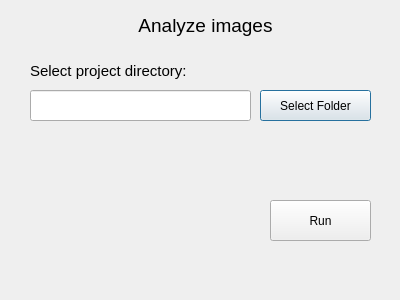
<?xml version="1.0" encoding="UTF-8"?>
<ui version="4.0">
 <class>Dialog</class>
 <widget class="QDialog" name="Dialog">
  <property name="geometry">
   <rect>
    <x>0</x>
    <y>0</y>
    <width>400</width>
    <height>300</height>
   </rect>
  </property>
  <property name="windowTitle">
   <string>Dialog</string>
  </property>
  <widget class="QLabel" name="label_2">
   <property name="geometry">
    <rect>
     <x>90</x>
     <y>10</y>
     <width>231</width>
     <height>31</height>
    </rect>
   </property>
   <property name="font">
    <font>
     <pointsize>14</pointsize>
    </font>
   </property>
   <property name="text">
    <string>Analyze images</string>
   </property>
   <property name="alignment">
    <set>Qt::AlignCenter</set>
   </property>
  </widget>
  <widget class="QLineEdit" name="foldername">
   <property name="geometry">
    <rect>
     <x>30</x>
     <y>90</y>
     <width>221</width>
     <height>31</height>
    </rect>
   </property>
  </widget>
  <widget class="QPushButton" name="browse">
   <property name="geometry">
    <rect>
     <x>260</x>
     <y>90</y>
     <width>111</width>
     <height>31</height>
    </rect>
   </property>
   <property name="text">
    <string>Select Folder</string>
   </property>
  </widget>
  <widget class="QPushButton" name="start">
   <property name="geometry">
    <rect>
     <x>270</x>
     <y>200</y>
     <width>101</width>
     <height>41</height>
    </rect>
   </property>
   <property name="text">
    <string>Run</string>
   </property>
  </widget>
  <widget class="QLabel" name="label_3">
   <property name="geometry">
    <rect>
     <x>30</x>
     <y>50</y>
     <width>311</width>
     <height>41</height>
    </rect>
   </property>
   <property name="font">
    <font>
     <pointsize>11</pointsize>
    </font>
   </property>
   <property name="text">
    <string>Select project directory:</string>
   </property>
  </widget>
 </widget>
 <resources/>
 <connections/>
</ui>
